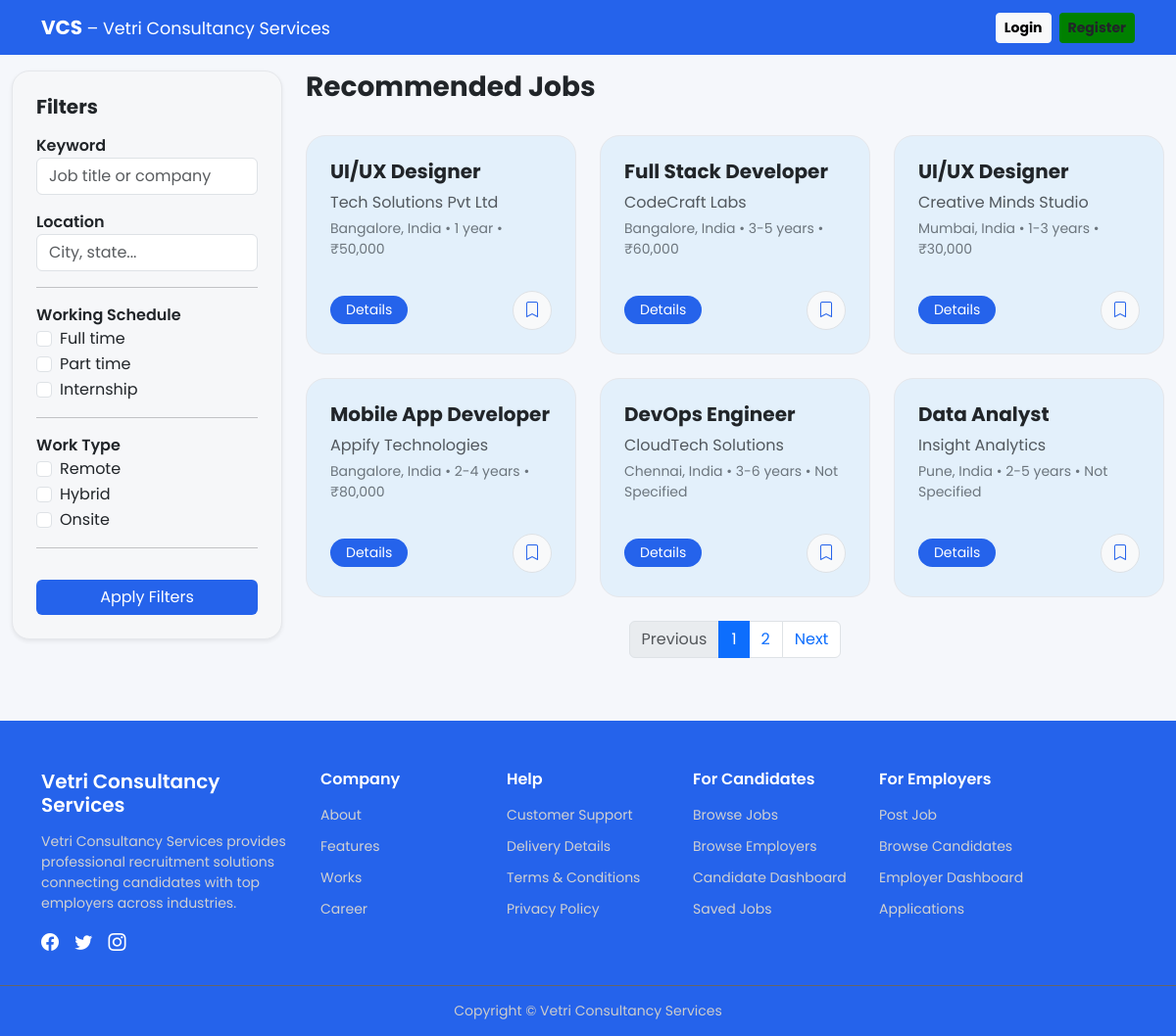
Page /jobs/job_list/ on the committed database.
### jobs/models.py (models this page shows, shortened)
class Job(models.Model):
    title = models.CharField(max_length=200)
    company = models.CharField(max_length=100)
    location = models.CharField(max_length=100)
    experience = models.CharField(max_length=50)
    description = models.TextField()
    FULL_TIME = 'FT'
    PART_TIME = 'PT'
    INTERNSHIP = 'IN'
    WORKING_SCHEDULE_CHOICES = [
        (FULL_TIME, 'Full Time'),
        (PART_TIME, 'Part Time'),
        (INTERNSHIP, 'Internship'),
    ]
    working_schedule = models.CharField(
        max_length=2,
        choices=WORKING_SCHEDULE_CHOICES,
        default=FULL_TIME
    )
    REMOTE = 'RM'
    HYBRID = 'HY'
    ONSITE = 'ON'
    WORK_TYPE_CHOICES = [
        (REMOTE, 'Remote'),
        (HYBRID, 'Hybrid'),
        (ONSITE, 'Onsite'),
    ]
    work_type = models.CharField(
        max_length=2,
        choices=WORK_TYPE_CHOICES,
        default=ONSITE
    )
    salary = models.CharField(max_length=100, null=True, blank=True)
    posted_by = models.ForeignKey(
        settings.AUTH_USER_MODEL,
        on_delete=models.CASCADE,
        related_name='jobs_posted'
    )
    created_at = models.DateTimeField(auto_now_add=True)

### jobs/views.py (the view)
# urls.py: path('job_list/', views.job_list, name='job_list'),
def job_list(request):
    jobs = Job.objects.all().order_by('-created_at')
    keyword = request.GET.get('keyword', '')
    location = request.GET.get('location', '')
    if keyword:
        jobs = jobs.filter(
            Q(title__icontains=keyword) |
            Q(company__icontains=keyword)
        )
    if location:
        jobs = jobs.filter(location__icontains=location)
    schedules_selected = request.GET.getlist('schedule')
    if schedules_selected:
        jobs = jobs.filter(working_schedule__in=schedules_selected)
    work_types_selected = request.GET.getlist('work_type')
    if work_types_selected:
        jobs = jobs.filter(work_type__in=work_types_selected)
    paginator = Paginator(jobs, 6)
    page_number = request.GET.get('page')
    jobs = paginator.get_page(page_number)
    saved_jobs = []
    if request.user.is_authenticated:
        saved_jobs = SavedJob.objects.filter(user=request.user).values_list('job_id', flat=True)
    context = {
        'jobs': jobs,
        'saved_jobs': saved_jobs,
        'keyword': keyword,
        'location': location,
        'schedules_selected': schedules_selected,
        'work_types_selected': work_types_selected,
    }
    return render(request, 'jobs/job_list.html', context)

### jobs/templates/jobs/job_list.html (shortened to what this page needs)
{% extends 'base.html' %}
{% block content %}
<div class="container-fluid mt-5 pt-4">
    <div class="row">
        <div class="col-lg-3 mb-4">
            <div class="sidebar p-4 shadow-sm">
                <h5 class="fw-bold mb-3">Filters</h5>
                <form method="get">
                    <label class="fw-semibold">Keyword</label>
                    <input type="text" name="keyword" class="form-control mb-3"
                           value="{{ keyword|default:'' }}" placeholder="Job title or company">
                    <label class="fw-semibold">Location</label>
                    <input type="text" name="location" class="form-control mb-3"
                           value="{{ location|default:'' }}" placeholder="City, state...">
                    <hr>
                    <label class="fw-semibold">Working Schedule</label>
                    <div class="form-check">
                        <input class="form-check-input" type="checkbox" name="schedule" value="FT"
                               {% if 'FT' in schedules_selected %}checked{% endif %}>
                        <label class="form-check-label">Full time</label>
                    </div>
                    <div class="form-check">
                        <input class="form-check-input" type="checkbox" name="schedule" value="PT"
                               {% if 'PT' in schedules_selected %}checked{% endif %}>
                        <label class="form-check-label">Part time</label>
                    </div>
                    <div class="form-check">
                        <input class="form-check-input" type="checkbox" name="schedule" value="IN"
                               {% if 'IN' in schedules_selected %}checked{% endif %}>
                        <label class="form-check-label">Internship</label>
                    </div>
                    <hr>
                    <label class="fw-semibold">Work Type</label>
                    <div class="form-check">
                        <input class="form-check-input" type="checkbox" name="work_type" value="RM"
                               {% if 'RM' in work_types_selected %}checked{% endif %}>
                        <label class="form-check-label">Remote</label>
                    </div>
                    <div class="form-check">
                        <input class="form-check-input" type="checkbox" name="work_type" value="HY"
                               {% if 'HY' in work_types_selected %}checked{% endif %}>
                        <label class="form-check-label">Hybrid</label>
                    </div>
                    <div class="form-check">
                        <input class="form-check-input" type="checkbox" name="work_type" value="ON"
                               {% if 'ON' in work_types_selected %}checked{% endif %}>
                        <label class="form-check-label">Onsite</label>
                    </div>
                    <hr>
                    <button type="submit" class="btn btn-primary mt-3 w-100">Apply Filters</button>
                </form>
            </div>
        </div>
        <div class="col-lg-9">
            <div class="d-flex justify-content-between align-items-center mb-4">
                <h3 class="fw-bold">Recommended Jobs</h3>
            </div>
            <div class="row g-4">
                {% for job in jobs %}
                <div class="col-md-6 col-xl-4">
                    <div class="job-card-modern card-blue p-4 h-100">
                        <div class="mb-3">
                            <h5 class="fw-bold">{{ job.title }}</h5>
                            <p class="text-muted mb-1">{{ job.company }}</p>
                            <p class="small text-secondary">
                                {{ job.location }} • {{ job.experience }} •
                                {% if job.salary %}
                                    {{ job.salary }}
                                {% else %}
                                    Not Specified
                                {% endif %}
                            </p>
                        </div>
                        <div class="mt-auto d-flex justify-content-between align-items-center">
                            <a href="{% url 'jobs:job_detail' job.id %}"
                               class="btn btn-primary btn-sm px-3 rounded-pill">Details</a>
                            <button class="btn btn-light border save-job-btn" data-job="{{ job.id }}">
                                {% if job.id in saved_jobs %}
                                    <i class="bi bi-bookmark-fill"></i>
                                {% else %}
                                    <i class="bi bi-bookmark"></i>
                                {% endif %}
                            </button>
                        </div>
                    </div>
                </div>
                {% empty %}
                <p class="text-center">No jobs available</p>
                {% endfor %}
            </div>
            {% if jobs.has_other_pages %}
            <nav aria-label="Job pagination">
                <ul class="pagination justify-content-center mt-4">
                    {% if jobs.has_previous %}
                    <li class="page-item">
                        <a class="page-link" href="?page={{ jobs.previous_page_number }}">Previous</a>
                    </li>
                    {% else %}
                    <li class="page-item disabled"><span class="page-link">Previous</span></li>
                    {% endif %}
                    {% for num in jobs.paginator.page_range %}
                        {% if jobs.number == num %}
                            <li class="page-item active"><span class="page-link">{{ num }}</span></li>
                        {% elif num > jobs.number|add:'-3' and num < jobs.number|add:'3' %}
                            <li class="page-item"><a class="page-link" href="?page={{ num }}">{{ num }}</a></li>
                        {% endif %}
                    {% endfor %}
                    {% if jobs.has_next %}
                    <li class="page-item">
                        <a class="page-link" href="?page={{ jobs.next_page_number }}">Next</a>
                    </li>
                    {% else %}
                    <li class="page-item disabled"><span class="page-link">Next</span></li>
                    {% endif %}
                </ul>
            </nav>
            {% endif %}
        </div>
    </div>
</div>
{% endblock %}

### templates/base.html (style rules this page uses)
body { font-family: 'Poppins', sans-serif; }

### jobs/templates/jobs/job_list.html (style rules this page uses)
body { background:#f5f7fb; }
.sidebar { background:#f6f7f9; border-radius:18px; border:1px solid #e5e7eb; }
.job-card-modern { border-radius:20px; border:1px solid #e5e7eb; display:flex; flex-direction:column; transition:0.3s; }
.card-blue { background:#e3f0fb; }
.btn-primary { background:#2563eb; border:none; }
.save-job-btn { width:40px; height:40px; display:flex; align-items:center; justify-content:center; border-radius:50%; color:#2563eb; }

### rows in the picture
Job: title "UI/UX Designer", company "Tech Solutions Pvt Ltd", location "Bangalore, India", experience "1 year", salary "₹50,000"
Job: title "Full Stack Developer", company "CodeCraft Labs", location "Bangalore, India", experience "3-5 years", salary "₹60,000"
Job: title "UI/UX Designer", company "Creative Minds Studio", location "Mumbai, India", experience "1-3 years", salary "₹30,000"
Job: title "Mobile App Developer", company "Appify Technologies", location "Bangalore, India", experience "2-4 years", salary "₹80,000"
Job: title "DevOps Engineer", company "CloudTech Solutions", location "Chennai, India", experience "3-6 years", shows "Not Specified"
Job: title "Data Analyst", company "Insight Analytics", location "Pune, India", experience "2-5 years", shows "Not Specified"

### other values in the picture
{{ num }} "1"
{{ num }} "2"
